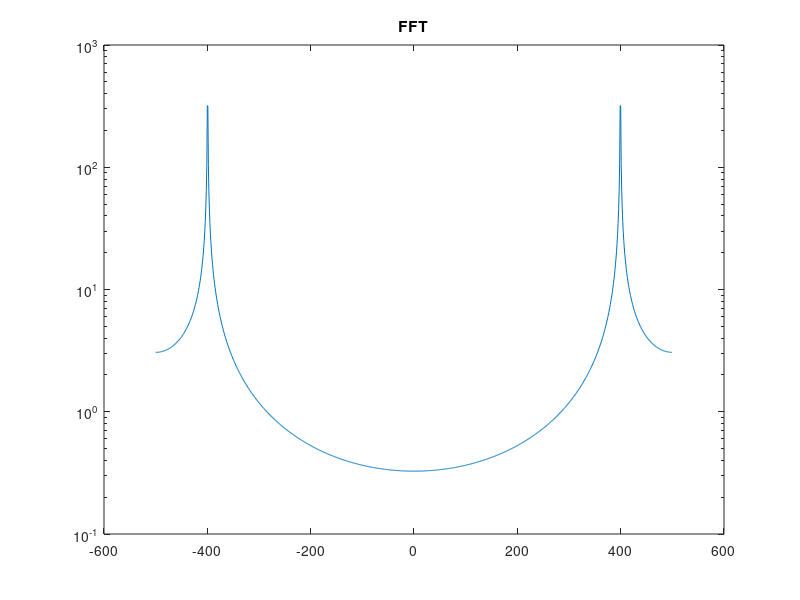

The MATLAB script that drew this image:
clear; clc; close all;

% Calculate and plot the absolute of fft for the specified signal.
% Is the peak frequency correct, and can you explain why the spectrum looks
% this way?

fs = 1e3; % Sampling frequency in Hertz
t = 0:(1/fs):1; % Sampling period
t = t(1:(end-1)); % Time vector
N = length(t); % Number of samples
f0 = 100.5; % Initial frequency
y = sin(2*pi*f0*t);% Signal

Y = fft(y); % FFT computation
dt = mean(diff(t)); % sample spacing
df = 1/(N*dt); % frequency spacing
fi = (0:(N-1)) - floor(N/2); % unfolded index
f = df * fi; % frequency vector

semilogy(f, abs(Y)); % amplitude vs frequency
% plot(f, abs(Y).^2); % power vs frequency
title('FFT');